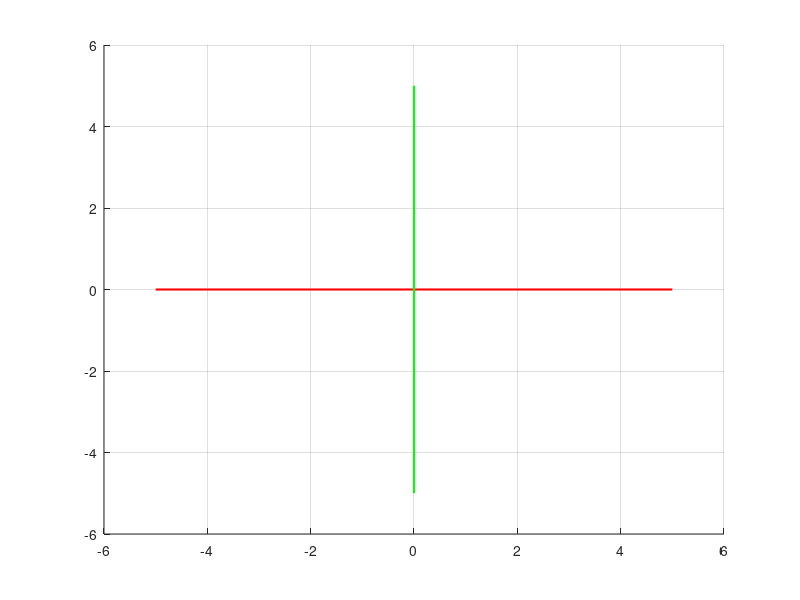
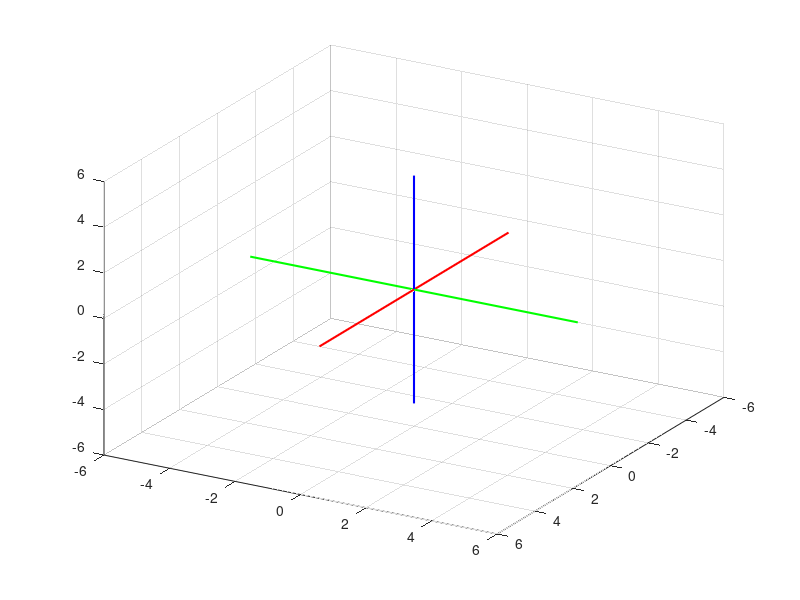

Reproduce these figures in MATLAB, in order.
%ERICK ULISES ESTEVEZ MORAN 
close all
%preguntamos cuantos grados se movera el rectangulo en 3d
prompt = 'Introduzca el valor (grados) de la rotacion en x (phi): ';
phiDeg = input(prompt);

prompt = 'Introduzca el valor (grados) de la rotacion en y (theta): ';
thetaDeg = input(prompt);

prompt = 'Introduzca el valor (grados) de la rotacion en z (psi): ';
psiDeg = input(prompt);
%nombramos cada uno de los ejes como phirad a x etc
phiRad = deg2rad(phiDeg);
thetaRad = deg2rad(thetaDeg);
psiRad = deg2rad(psiDeg);

for phiRad = 0:0.5:phiRad
    clf;
    for thetaRad = 0:0.5:thetaRad
        clf;
        for psiRad = 0:0.5:psiRad
            clf;
        
line([5 -5],[0 0],[0 0], 'color',[1 0 0],'linewidth', 1.5);
line([0 0],[5 -5],[0 0], 'color',[0 1 0],'linewidth', 1.5);
line([0 0],[0 0],[5 -5], 'color',[0 0 1],'linewidth', 1.5);

grid on
     %X Y Z
p1 = [0 0 0];
p2 = [0 3 0];
p3 = [0 3 2];
p4 = [0 0 2];
     %X Y X
p5 = [7 0 0];
p6 = [7 3 0];
p7 = [7 3 2];
p8 = [7 0 2];
%se manda a llamar la funcion print para evitar hacer todas las formulas de
%las lineas.
print(p1,p2,p3,p4,p5,p6,p7,p8)

view(120,30)
%ecuacciones de rotacion
Rx = [1 0 0; 0 cos(phiRad) -sin(phiRad);0 sin(phiRad) cos(phiRad)];
Ry = [cos(thetaRad) 0 sin(thetaRad); 0 1 0; -sin(thetaRad) 0 cos(thetaRad)];
Rz = [cos(psiRad) -sin(psiRad) 0; sin(psiRad) cos(psiRad) 0; 0 0 1];
Rt = Rx*Ry*Rz;

p1 = Rt*p1';
p2 = Rt*p2';
p3 = Rt*p3';
p4 = Rt*p4';
p5 = Rt*p5';
p6 = Rt*p6';
p7 = Rt*p7';
p8 = Rt*p8';

print(p1,p2,p3,p4,p5,p6,p7,p8)

pause (0.5)
        end
    end
end